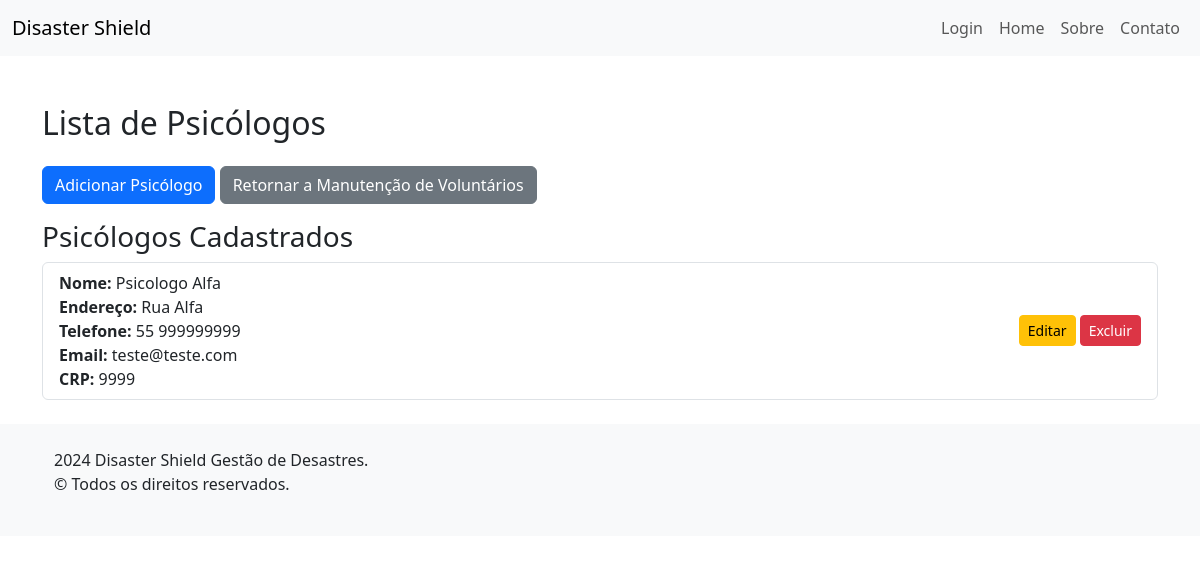
Screenshot of /voluntarios/psicologos/ with the database file from the repository.
### voluntarios/models.py (models this page shows, shortened)
class Voluntario(models.Model):
    nome = models.CharField(max_length=100)
    endereco = models.CharField(max_length=200)
    telefone = models.CharField(max_length=15)
    email = models.EmailField()
    class Meta:
        abstract = True

class Psicologo(Voluntario):
    crp = models.CharField(max_length=20)

### voluntarios/views.py (the view)
# urls.py: path('psicologos/', views.ListaPsicologosView.as_view(), name='listar_psicologos'),
class ListaPsicologosView(ListView):
    model = Psicologo
    template_name = 'lista_psicologos.html'
    context_object_name = 'psicologos'

### voluntarios/templates/lista_psicologos.html (shortened to what this page needs)
{% extends "base.html" %}
{% block content %}
<div class="container mt-5">
    <h2 class="my-4">Lista de Psicólogos</h2>
    <a href="{% url 'adicionar_psicologo' %}" class="btn btn-primary mb-3">Adicionar Psicólogo</a>
    <a href="{% url 'lista_voluntarios' %}" class="btn btn-secondary mb-3">Retornar a Manutenção de Voluntários</a>
    {% if psicologos %}
        <h3>Psicólogos Cadastrados</h3>
        <ul class="list-group mb-4">
            {% for psicologo in psicologos %}
                <li class="list-group-item d-flex justify-content-between align-items-center">
                    <div>
                        <strong>Nome:</strong> {{ psicologo.nome }}<br>
                        <strong>Endereço:</strong> {{ psicologo.endereco }}<br>
                        <strong>Telefone:</strong> {{ psicologo.telefone }}<br>
                        <strong>Email:</strong> {{ psicologo.email }}<br>
                        <strong>CRP:</strong> {{ psicologo.crp }}
                    </div>
                    <div>
                        <a href="{% url 'editar_psicologo' psicologo.pk %}" class="btn btn-warning btn-sm">Editar</a>
                        <a href="{% url 'excluir_psicologo' psicologo.pk %}" class="btn btn-danger btn-sm">Excluir</a>
                    </div>
                </li>
            {% endfor %}
        </ul>
    {% else %}
        <div class="alert alert-info" role="alert">
            Não há psicólogos cadastrados no sistema.
        </div>
    {% endif %}
</div>
{% endblock %}

### rows the page displays
Psicologo: nome "Psicologo Alfa", endereco "Rua Alfa", telefone "55 999999999", email "teste@teste.com", crp "9999"
